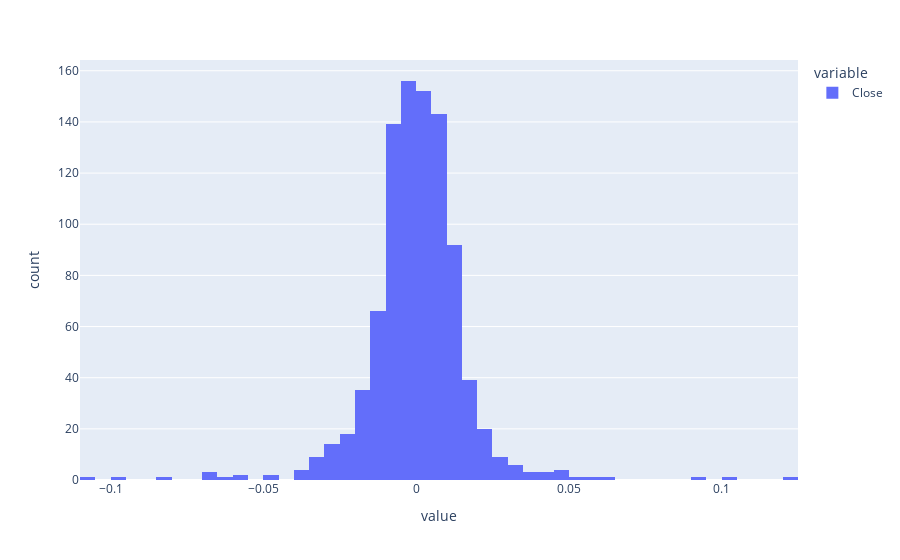

This figure's notebook cell:
### Code cell
log_returns.plot(kind='hist')

### Figure 1 — Plotly figure (JSON) as saved in the notebook; plotly's stock layout.template omitted (floating-point values rounded to 4 significant figures; data arrays with more than 128 entries replaced by an {"elided": "..."} marker saying what was removed)
{"data": [{"alignmentgroup": "True", "bingroup": "x", "hovertemplate": "variable=Close<br>value=%{x}<br>count=%{y}<extra></extra>", "legendgroup": "Close", "marker": {"color": "#636efa", "pattern": {"shape": ""}}, "name": "Close", "offsetgroup": "Close", "orientation": "v", "showlegend": true, "type": "histogram", "x": {"elided": "929 float values"}, "xaxis": "x", "yaxis": "y"}], "layout": {"autosize": true, "barmode": "relative", "legend": {"title": {"text": "variable"}, "tracegroupgap": 0}, "margin": {"t": 60}, "xaxis": {"anchor": "y", "autorange": true, "domain": [0, 1], "range": [-0.11, 0.125], "title": {"text": "value"}, "type": "linear"}, "yaxis": {"anchor": "x", "autorange": true, "domain": [0, 1], "range": [0, 164.2], "title": {"text": "count"}}}}
